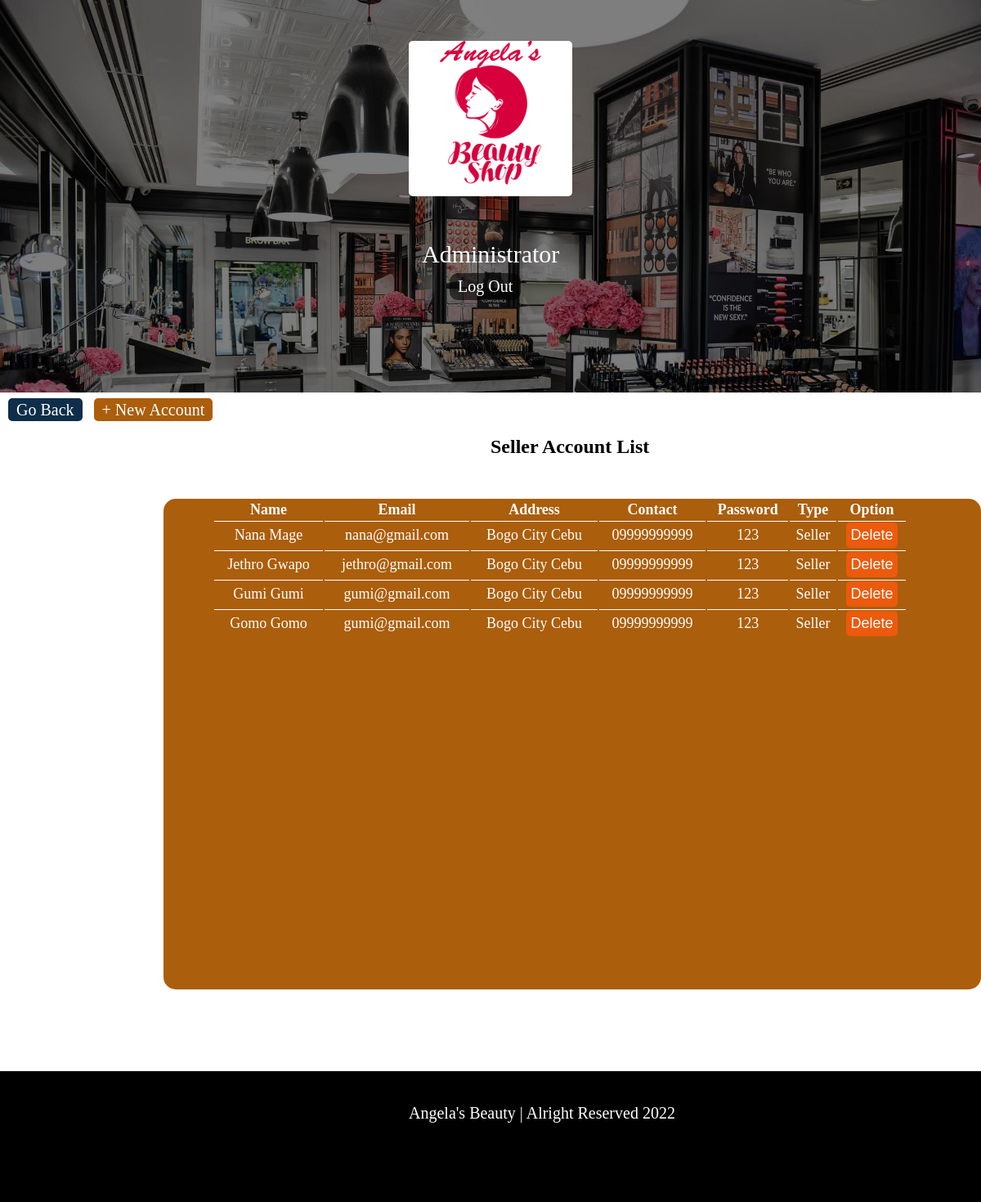
Screenshot of /seller.php with the database file from the repository.
### tables this page shows
CREATE TABLE `users` (
  `Id` int(200) NOT NULL,
  `name` varchar(200) NOT NULL,
  `email` varchar(200) NOT NULL,
  `address` varchar(200) NOT NULL,
  `contact` varchar(200) NOT NULL,
  `pass` varchar(200) NOT NULL,
  `conpass` varchar(200) NOT NULL,
  `type` varchar(200) NOT NULL
);

### seller.php (the view, shortened to what this page needs)
<!DOCTYPE html>
<html lang="en">
<head>
    <link rel="stylesheet" href="seller.css">
</head>
<body>
    <div class="container">
        <div class="pp">
        <img src="log.png" >
        </div>
        <p>Administrator</p>
        <div class="bt">
        <a href="index.html">Log Out</a>
        </div>
    </div>
    <div class="heads">
        <a href="adminpage.php" class="add" >Go Back</a>
        <a href="new.html" class="sold">+ New Account</a>
    </div>
    <h2 class="hed">Seller Account List</h2>
    <div class="collector">
        <div class="coll">
            <div class="model2">
                <table>
                    <tr>
                        <th>Name</th>
                        <th>Email</th>
                        <th>Address</th>
                        <th>Contact</th>
                        <th>Password</th>
                        <th>Type</th>
                        <th>Option</th>
                    </tr>
                    <?php
                    include_once('connection.php');
                    $query ="SELECT * FROM users WHERE type = 'Seller'";
                    $query_run = mysqli_query($connect, $query);
                    if(mysqli_num_rows($query_run)){
                        foreach($query_run as $rows){
                            ?>
                            <tr>
                                <td><?php echo $rows['name']?></td>
                                <td><?php echo $rows['email']?></td>
                                <td><?php echo $rows['address']?></td>
                                <td><?php echo $rows['contact']?></td>
                                <td><?php echo $rows['pass']?></td>
                                <td><?php echo $rows['type']?></td>
                                <td>
                                    <form action="Users.php" method="post">
                                    <div class="btn">
                                        <button type="submit" name="del-seller">Delete</button>
                                    </div>
                                    </form>
                                </td>
                    </tr>
                            <?php
                        }
                    }
                    ?>
                </table>
            </div>
        </div>
    </div>
    <div class="footer">
        <div class="foot">
            <p>Angela's Beauty | Alright Reserved 2022</p>
        </div>
    </div>
</body>
</html>

### seller.css (style rules this page uses)
body { padding: 0; margin: 0; font-family: "Poppins"; }
.container { background-image: linear-gradient(rgba(0,0,0,0.5), rgba(0,0,0,0.5)), url(./back1.jpg); background-repeat: no-repeat; background-size: cover; width: 100%; height: 60vh; }
p { margin-top: 50px; color: white; position: absolute; font-size: 30px; margin-left: 43%; }
.pp { text-align: center; }
img { max-width: 200px; margin-top: 50px; border-radius: 5px; }
.container a { margin-top: 90px; position: absolute; text-decoration: none; font-size: 20px; color: white; margin-left: -50px; padding: 5px 10px; border-radius: 10px; background: rgba(0,0,0,0.6); transition: 1s; }
.bt { text-align: center; }
.add { text-decoration: none; background: #0E2E49; color: white; font-size: 20px; margin-left: 10px; padding: 3px 10px; border-radius: 5px; cursor: pointer; transition: 1s; }
.footer { min-height: 20vh; max-width: 100%; background: black; margin-top: 100px; }
.footer .foot p { margin-top:40px; margin-left: 500px; color: white; font-size: 20px; position: absolute; }
.heads { text-align: left; margin-top: 10px; }
.hed { margin-left: 600px; }
.model2 { width: 1000px; min-height: 600px; border-radius: 15px; background: rgb(171, 94, 12); margin-left: 200px; color: white; }
table { width: 85%; font-size: 18px; text-align: center; margin-left: 60px; margin-top: 50px; }
td { border-top: 1px solid; }
.sold { text-decoration: none; background: rgb(171, 94, 12); color: white; font-size: 20px; margin-left: 10px; padding: 3px 10px; border-radius: 5px; cursor: pointer; transition: 1s; }
.btn button { font-size: 18px; background: rgb(236, 90, 12); color: white; border: none; padding: 5px; cursor: pointer; border-radius: 5px; }

### rows the page displays
users: name "Nana Mage", email "nana@gmail.com", address "Bogo City Cebu", contact "09999999999", pass "123", type "Seller"
users: name "Jethro Gwapo", email "jethro@gmail.com", address "Bogo City Cebu", contact "09999999999", pass "123", type "Seller"
users: name "Gumi Gumi", email "gumi@gmail.com", address "Bogo City Cebu", contact "09999999999", pass "123", type "Seller"
users: name "Gomo Gomo", email "gumi@gmail.com", address "Bogo City Cebu", contact "09999999999", pass "123", type "Seller"
